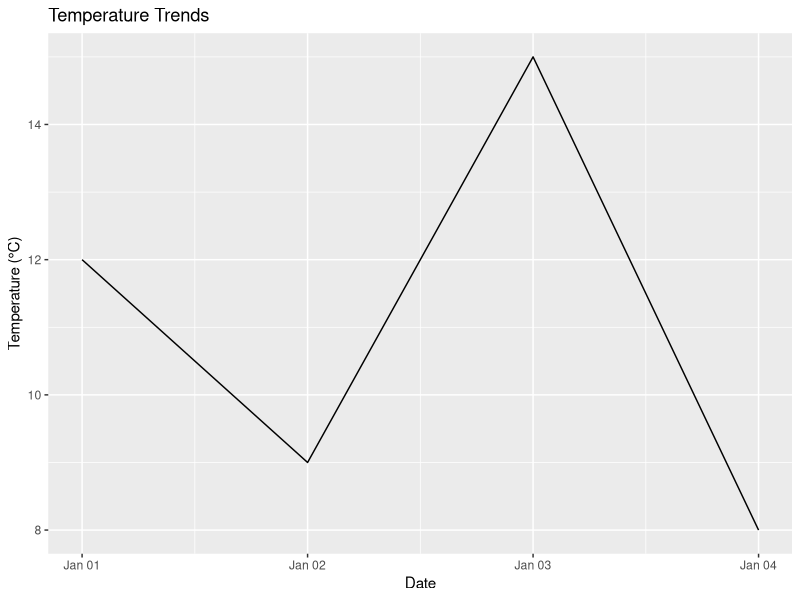

Source code (R):
library(ggplot2)
date<-c("2023-01-01","2023-01-02","2023-01-03","2023-01-04")
temp<-c(12,9,15,8)
precip<-c(0.5,2.0,0.0,5.0)
avg_temp<-mean(temp)
avg_temp
total<-sum(precip)
total
high_temp<-max(temp)
high<-date[which(temp==high_temp)]
high
days<-length(precip[precip>1])
days
data <- data.frame(Date = as.Date(date), Temperature = temp)
line_chart <- ggplot(data, aes(x = Date, y = Temperature)) +
  geom_line() +
  labs(title = "Temperature Trends", x = "Date", y = "Temperature (°C)")
print(line_chart)